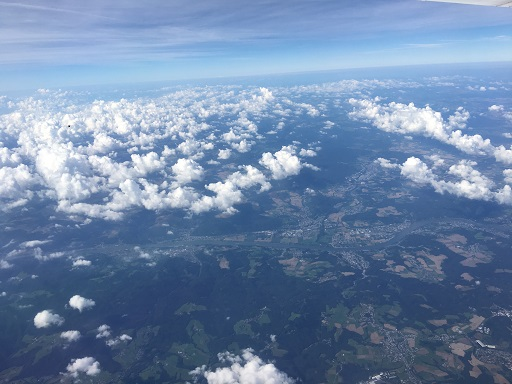
#> input picture python-aulas/Lession 4/clouds.jpg, 512 x 384 px
$ python espelhandoflip.py
#> lines starting #> are read from the running program, lines starting #| are printed output that depends on the picture
import cv2
image = cv2.imread("clouds.jpg")
#> image is the input picture: shape (384, 512, 3); mean B, G, R 167.8, 134.4, 110.1
flip_horizontal = image[::-1,:] #comando equivalente abaixo
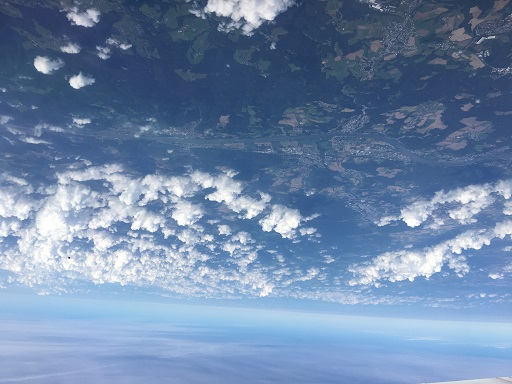
#> flip_horizontal: shape (384, 512, 3); mean B, G, R 167.8, 134.4, 110.1
#flip_horizontal = cv2.flip(img, 1)
cv2.imshow("Flip Horizontal", flip_horizontal)
flip_vertical = image[:,::-1] #comando equivalente abaixo #flip_vertical = cv2.flip(img, 0)
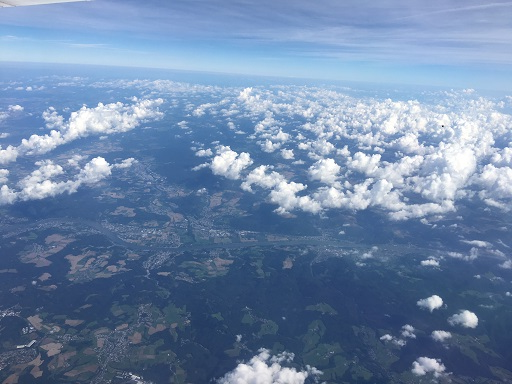
#> flip_vertical: shape (384, 512, 3); mean B, G, R 167.8, 134.4, 110.1
cv2.imshow("Flip Vertical", flip_vertical)
flip_hv = image[::-1,::-1] #comando equivalente abaixo
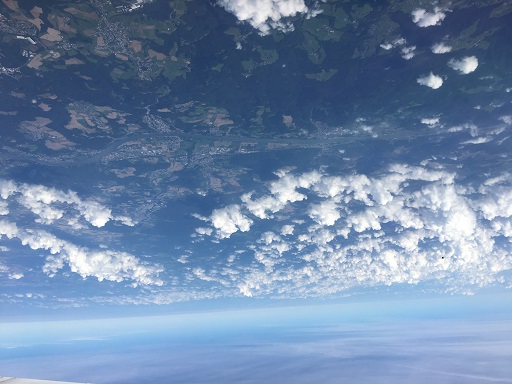
#> flip_hv: shape (384, 512, 3); mean B, G, R 167.8, 134.4, 110.1
#flip_hv = cv2.flip(img, -1) cv2.imshow("Flip Horizontal e Vertical", flip_hv)
cv2.imshow("Nuvens original", image)

$ run again, with python-aulas/Lession 4/estrada.png saved as python-aulas/Lession 4/clouds.jpg
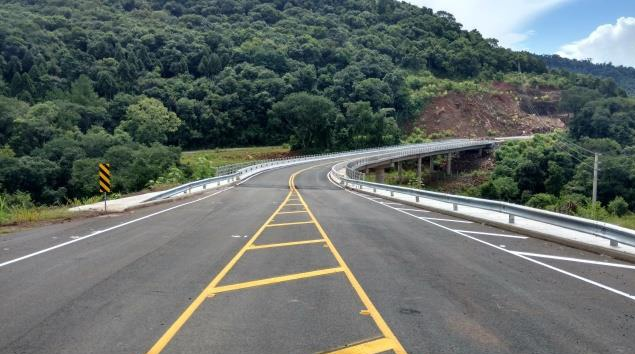
#> input picture python-aulas/Lession 4/estrada.png, 635 x 354 px
#> image is the input picture: shape (354, 635, 3); mean B, G, R 103.7, 107.7, 99.7
#> `flip_vertical = image[:,::-1]`:
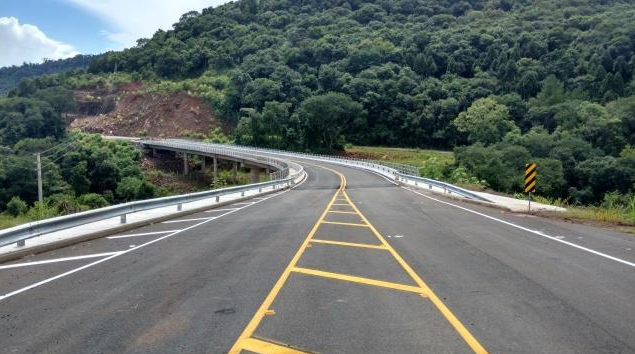
#> flip_vertical: shape (354, 635, 3); mean B, G, R 103.7, 107.7, 99.7
#> `flip_hv = image[::-1,::-1]`:
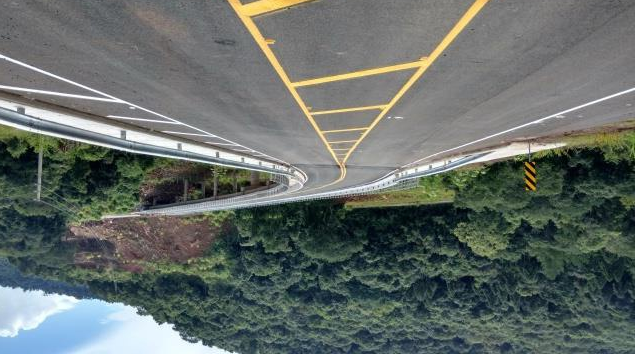
#> flip_hv: shape (354, 635, 3); mean B, G, R 103.7, 107.7, 99.7
